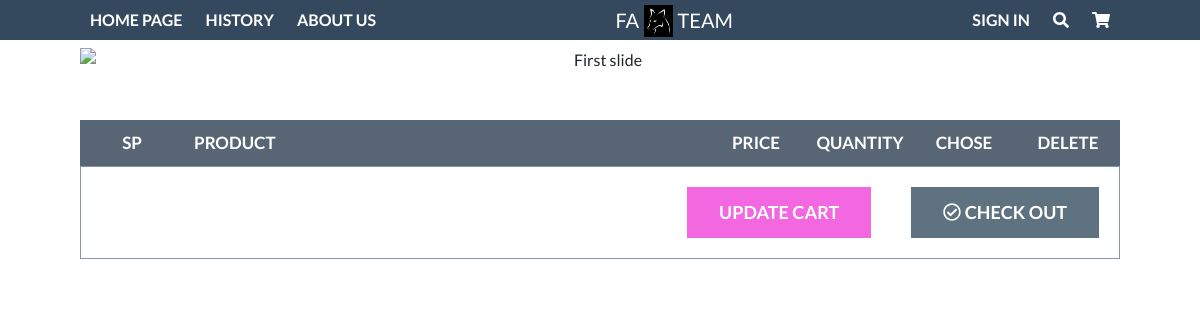
The page /cart.php on the database as committed earlier.
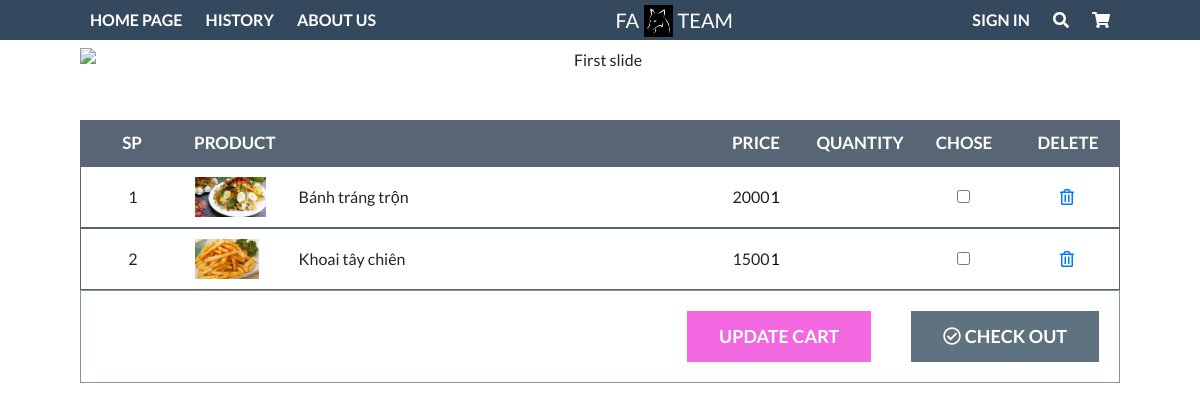
The same page on the database as committed later.
### tables this page shows
create table carts(
  ID_cart int primary key auto_increment,
  ID_user int,
  ID_pro int,
  FOREIGN KEY (ID_user) REFERENCES users (ID_user) on delete cascade,
  FOREIGN KEY (ID_pro) REFERENCES products (ID_pro) on delete cascade
);

create table pictures(
  ID_pic int primary key auto_increment,
  ID_pro int,
  pic varchar(250),
  FOREIGN KEY (ID_pro) REFERENCES products (ID_pro) on delete cascade
);

create table products(
  ID_pro int primary key auto_increment,
  name_pro varchar(50),
  price decimal(10,0),
  describes varchar(100),
  category char(50),
  status int
);

### resources/data/cart_data.php (called while the page is built, shortened)
<?php
    require_once 'connect.php';
    class cart{
        public function getUser($id_user){
            $conn = new connect_data();
            $data= $conn->connect();
            $sql="select * from carts where ID_user = $id_user";
            return $conn->req($data,$sql);
        }
    }
?>

### resources/data/connect.php (called while the page is built, shortened)
<?php
class connect_data
{
    public function req($database,$sql){
        return mysqli_query($database, $sql);
    }
}
?>

### resources/data/picture_data.php (called while the page is built, shortened)
<?php
require_once 'connect.php';
class picture
{
    public function get($ID_pro)
    {
        $conn = new connect_data();
        $data = $conn->connect();
        $sql = "select * from pictures where ID_pro = $ID_pro";
        return $conn->req($data, $sql);
    }
}
?>

### resources/data/product_data.php (called while the page is built, shortened)
<?php
    require_once 'connect.php';
    class product{
        public function get_pro($id_pro){
            $conn = new connect_data();
            $data= $conn->connect();
            $sql="select * from products where ID_pro = $id_pro";
            return $conn->req($data,$sql);
        }
    }
?>

### cart.php (the view, shortened to what the changed rows need)
<!DOCTYPE html>
<html lang="en">
<head>
    <link rel="stylesheet" href="https://cdnjs.cloudflare.com/ajax/libs/animate.css/4.1.1/animate.min.css" />
    <link href="https://cdn.datatables.net/1.10.20/css/dataTables.bootstrap4.min.css" rel="stylesheet" />
    <link rel="stylesheet" href="https://maxcdn.bootstrapcdn.com/bootstrap/4.5.2/css/bootstrap.min.css">
    <link rel="stylesheet" href="./resources/css/menu.css">
    <link rel="stylesheet" href="./resources/css/cart.css">
</head>
<body>
    <div class="content">
        <br>
        <div class="content_table">
            <form action="order.php" method="POST">
                <?php
                require_once 'resources/data/cart_data.php';
                require_once 'resources/data/product_data.php';
                require_once 'resources/data/picture_data.php';
                $cart = new cart();
                $pro = new product();
                $pic = new picture();
                $result_cart = $cart->getUser(1);
                $i = 0;
                while ($row_cart = mysqli_fetch_assoc($result_cart)) {
                    $result_pro = $pro->get_pro($row_cart['ID_pro']);
                    $row_pro = mysqli_fetch_assoc($result_pro);
                    $result_pic = $pic->get($row_cart['ID_pro']);
                    $row_pic = mysqli_fetch_assoc($result_pic);
                    $i++;
                ?>
                    <div class='content_item'>
                        <div class='content_item1'><?php echo $i ?></div>
                        <div class='content_item2'>
                            <img src='./resources/img/img_pro/<?php echo $row_pic['pic'] ?>' alt=''>
                        </div>
                        <div class='content_item3'><?php echo $row_pro['name_pro'] ?></div>
                        <div class='content_item4'><?php echo $row_pro['price'] ?></div>
                        <div class='content_item5'>
                            <input type="number" value="1" name="qtt<?php echo $i?>" class="quantity"/>
                        </div>
                        <div class='content_item6'>
                            <input type='checkbox' name="check<?php echo $i?>" value="<?php echo $row_cart['ID_pro'] ?>">
                        </div>
                        <div class='content_item7'><a href="./resources/processing/delete_cart.php?id=<?php echo $row_cart['ID_cart'] ?>"><i class='far fa-trash-alt'></a></i></div>
                    </div>
                <?php
                }
                ?>
            </form>
        </div>
    </div>
</body>
</html>

Rows that differ between the two databases and show on the page:
added carts: pictures.pic (picture), ID_pro.name_pro "Bánh tráng trộn", ID_pro.price "20000"
added carts: pictures.pic (picture), ID_pro.name_pro "Khoai tây chiên", ID_pro.price "15000"
